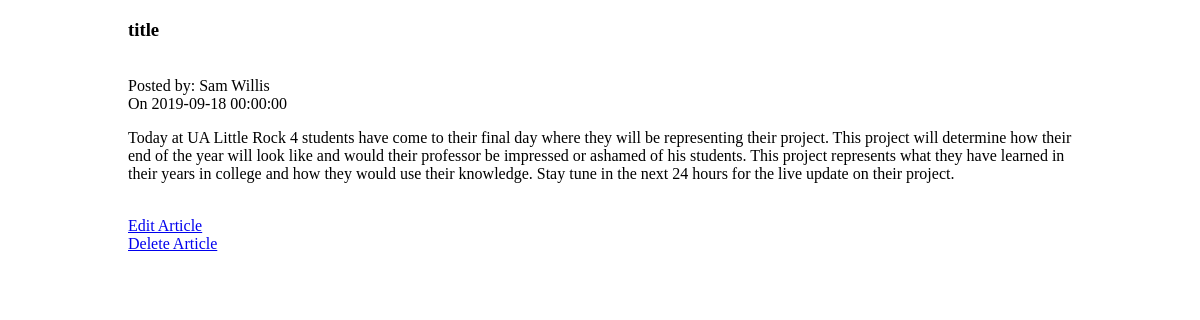
The app's page /article.php?id=1 (signed in) with its own data.
### tables this page shows
CREATE TABLE IF NOT EXISTS `articles` (
  `poster` varchar(100) NOT NULL,
  `created` datetime NOT NULL,
  `title` varchar(255) NOT NULL,
  `content` mediumtext NOT NULL,
  `post_id` int(11) NOT NULL AUTO_INCREMENT,
  PRIMARY KEY (`post_id`)
);

### db_connect.php (called while the page is built, shortened)
<?php
    function isAdmin(){
        if (isset($_SESSION["role"])) {
            if ($_SESSION["role"] == "admin") {
                return true;
            }else{
                return false;
            }
        }
    }
?>

### article.php (the view)
<?php
include("header.php");
include("db_connect.php");
if($_SERVER["REQUEST_METHOD"] == "GET"){
    $sql = "SELECT * FROM articles WHERE post_id = " . $_GET["id"];
    $result = $conn->query($sql);
    while ($row = $result->fetch_assoc()) {
        echo "<h3>" . $row["title"] . "</a></h3><br>Posted by: " . $row["poster"] . "<br>On " . $row["created"] . "<br>";
        echo $row["content"];
        if(isAdmin()){
            echo "<br><a href='edit_article.php?id=" . $row["post_id"] . "'>Edit Article</a>";
            echo "<br><a href='delete_article.php?id=" . $row["post_id"] . "'>Delete Article</a>";
        }
    }
}
?>

### css/style.css (style rules this page uses)
html { width:80%; margin:auto; }
body { width:100%; background-color: #fff }

### records on screen
articles: title "title", poster "Sam Willis", created "2019-09-18 00:00:00", content "Today at UA Little Rock 4 students have come to their final day where they will be representing their project. This project will determine how their end of the year will look like and would their professor be impressed or ashamed of his students. This project represents what they have learned in their years in college and how they would use their knowledge. Stay tune in the next 24 hours for the live update on their project."
